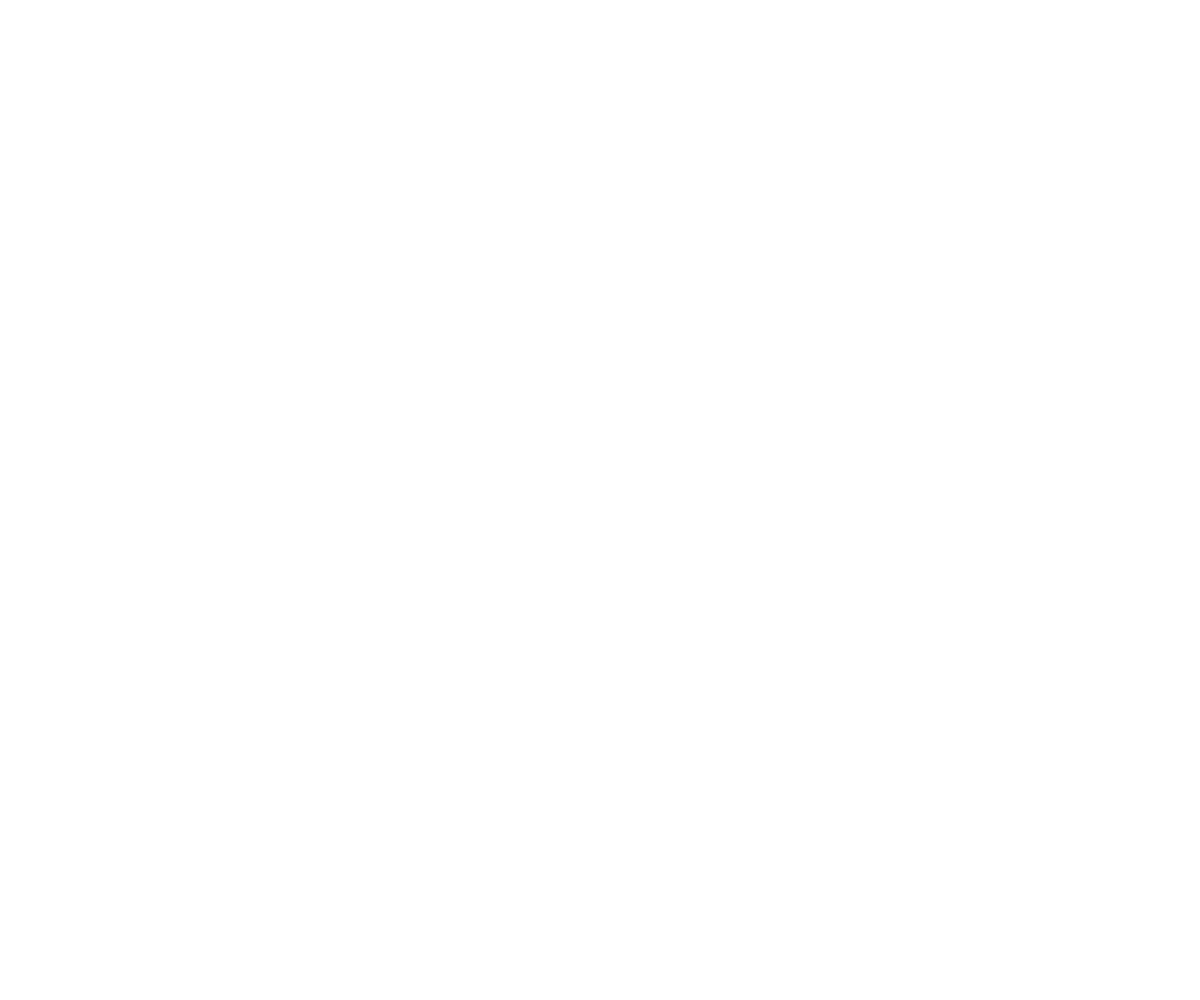
Frame 1 (no input)
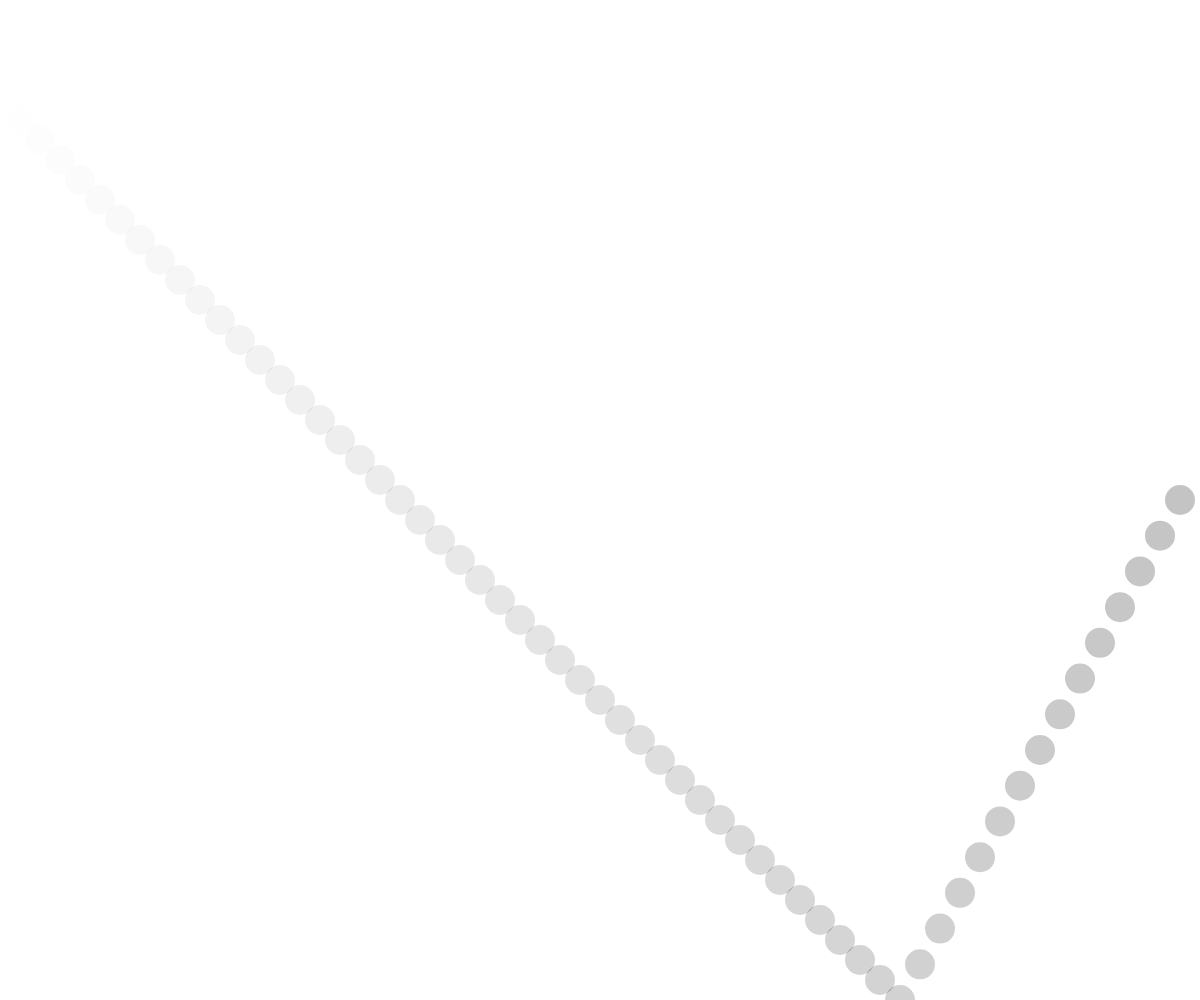
Frame 60 (no input)
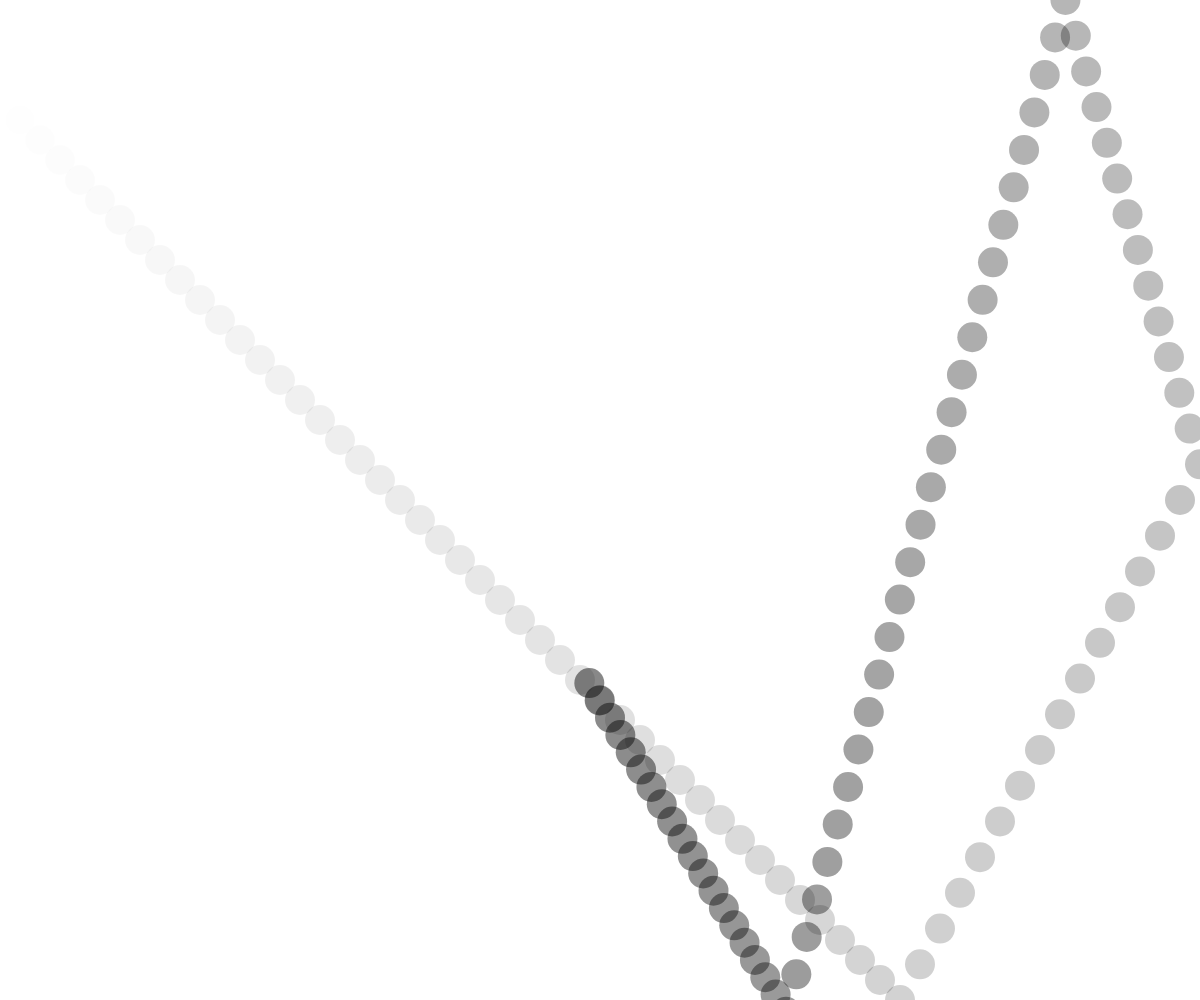
Frame 120 (the mouse pressed at the canvas centre since frame 60)

The p5.js sketch that drew these frames (run headless with seeded random() and noise() and a simulated clock; from frame 60 on, the mouse is pressed at the canvas centre):

// p5.js sketch
// ── sketch.js

class Circle {

  constructor(x, y, r, speed) {
    this.x = x;
    this.y = y;
    this.r = r;
    this.speed = speed;
    this.vx = this.speed;
    this.vy = this.speed;
  }

  draw() {
    ellipse(this.x, this.y, this.r, this.r);
  }

  move() {
    this.x += this.vx;
    this.y += this.vy;
    if (this.x >= windowWidth) this.vx = -random(50);
    if (this.x <= 0) this.vx = random(50);
    if (this.y >= windowHeight) this.vy = -random(50);
    if (this.y <= 0) this.vy = random(50);
  }
}

let c = new Circle(0, 100, 30, 20);
let alpha = 0;
let col = [0, 0, 0];

function setup() {
  createCanvas(windowWidth, windowHeight);
  fill(255);
  noStroke();
}

function draw() {
  fill(col[0], col[1], col[2], alpha);
  c.draw();
  c.move();
  alpha += 1;
  if ( alpha >= 255) {
    alpha = 0;
    col = [random(255), random(255), random(255)]
  }
}
